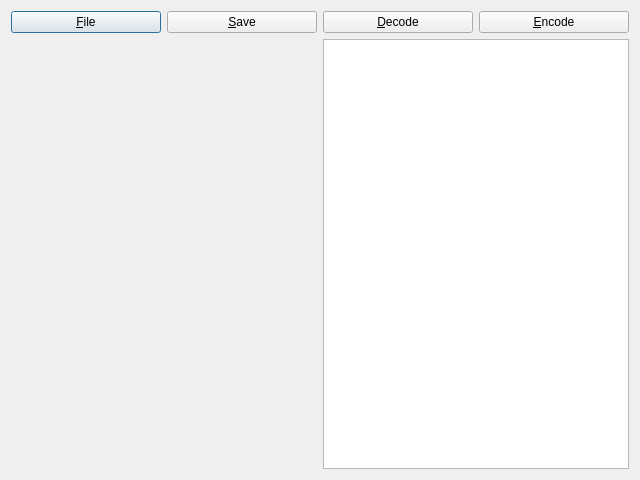
<?xml version="1.0" encoding="UTF-8"?>
<ui version="4.0">
 <class>QrDialog</class>
 <widget class="QDialog" name="QrDialog">
  <property name="geometry">
   <rect>
    <x>0</x>
    <y>0</y>
    <width>640</width>
    <height>480</height>
   </rect>
  </property>
  <property name="windowTitle">
   <string>QrDialog</string>
  </property>
  <layout class="QGridLayout" name="gridLayout">
   <item row="0" column="0">
    <layout class="QHBoxLayout" name="horizontalLayout">
     <item>
      <widget class="QPushButton" name="btnFile">
       <property name="text">
        <string>&amp;File</string>
       </property>
      </widget>
     </item>
     <item>
      <widget class="QPushButton" name="btnSave">
       <property name="text">
        <string>&amp;Save</string>
       </property>
      </widget>
     </item>
     <item>
      <widget class="QPushButton" name="btnDecode">
       <property name="text">
        <string>&amp;Decode</string>
       </property>
      </widget>
     </item>
     <item>
      <widget class="QPushButton" name="btnEncode">
       <property name="text">
        <string>&amp;Encode</string>
       </property>
      </widget>
     </item>
    </layout>
   </item>
   <item row="1" column="0">
    <layout class="QHBoxLayout" name="horizontalLayout_2">
     <property name="sizeConstraint">
      <enum>QLayout::SetMinAndMaxSize</enum>
     </property>
     <item>
      <widget class="QLabel" name="qrcode">
       <property name="sizePolicy">
        <sizepolicy hsizetype="Expanding" vsizetype="Expanding">
         <horstretch>0</horstretch>
         <verstretch>0</verstretch>
        </sizepolicy>
       </property>
       <property name="acceptDrops">
        <bool>true</bool>
       </property>
       <property name="text">
        <string/>
       </property>
       <property name="textFormat">
        <enum>Qt::PlainText</enum>
       </property>
      </widget>
     </item>
     <item>
      <widget class="QPlainTextEdit" name="qrtext"/>
     </item>
    </layout>
   </item>
  </layout>
 </widget>
 <layoutdefault spacing="6" margin="11"/>
 <resources/>
 <connections/>
</ui>
